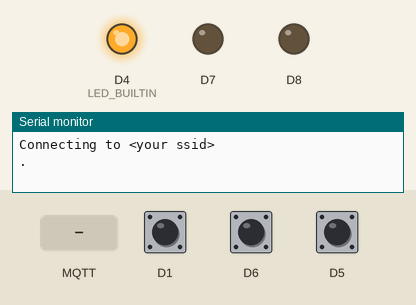
Recording of a sketch running on a simulated ESP8266 (NodeMCU). Parts: output pins drawn as LEDs (lit = HIGH, except the on-board LED, lit = LOW), the last lines printed to the serial monitor. The inputs (shaded band) are chosen by the test bench; at power-on: D1 HIGH, D6 HIGH, D5 HIGH. WiFi joins after 1.5 s; servers stay silent unless stated; no MQTT or app messages arrive unless stated.

Above: at 0.3 s.
At 3.2 s:
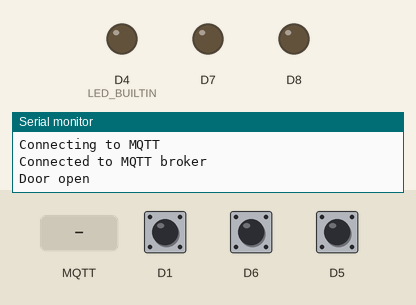
3.3 s: MQTT message "OPEN" arrives on the first subscribed topic
4.8 s: MQTT message "CLOSE" arrives on the first subscribed topic
6.3 s: MQTT message "STOP" arrives on the first subscribed topic
Timing chart, 0 to 9.3 s (numbered marks = the images above; inputs shaded):
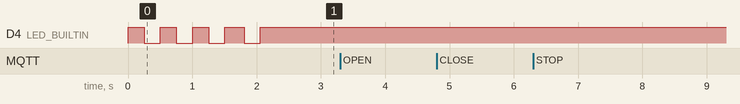

The sketch:

ChickCoopOpener.ino
```cpp
#include <ESP8266WiFi.h>
#include <PubSubClient.h>
#include <ArduinoJson.h>

#define TOPIC "chicken_coop"
#define DEFAULT_MAX_ENCODER_POS 10000

enum states {INITIALIZING, DOOR_OPENING, DOOR_OPEN, DOOR_CLOSING, DOOR_CLOSED, DOOR_STOPPED};

const char* ssid = "<your ssid>";
const char* password =  "<your wifi password>";
const char* clientName = "ChickenCoopClient";
const char* mqttServer = "<your mqtt server>";
const char* mqttUser = "<your mqqt user>";
const char* mqttPassword = "<your mqtt password>";
const int mqttPort = 1883;

states state;

volatile int encoderPos = 0;

WiFiClient espClient;
PubSubClient client(espClient);

void setup() {
  state = INITIALIZING;
  Serial.begin(115200);

  pinMode(LED_BUILTIN, OUTPUT);
  pinMode(D7, OUTPUT);
  pinMode(D8, OUTPUT);
  pinMode(D1, INPUT_PULLUP);
  pinMode(D5, INPUT_PULLUP);
  pinMode(D6, INPUT_PULLUP);

  attachInterrupt(digitalPinToInterrupt(D1), encoderISR, CHANGE);
  attachInterrupt(digitalPinToInterrupt(D5), reedClosedISR, CHANGE);
  attachInterrupt(digitalPinToInterrupt(D6), reedOpenISR, CHANGE);

  setupWifi();

  client.setServer(mqttServer, mqttPort);
  client.setCallback(callback);
  connectMQTT();

  encoderPos = 0;
}

void loop() {
  if (!client.connected())
    connectMQTT();

  if (state == INITIALIZING && digitalRead(D6) == HIGH) {
    state = DOOR_OPEN;
    client.publish("stat/" TOPIC, "open");
    Serial.println("Door open");
  }
  else if (state == INITIALIZING && digitalRead(D5) == HIGH) {
    state = DOOR_CLOSED;
    client.publish("stat/" TOPIC, "closed");
    Serial.println("Door closed");
  }
  else if (encoderPos < 0 && (state == DOOR_OPENING || state == DOOR_CLOSING)) {
    stopDoor();
    state = DOOR_STOPPED;
    client.publish("stat/" TOPIC, "stopped");
    Serial.println("Maximum distance exceeded. Door stopped");
  }

  client.loop();
}

void setupWifi() {
  client.publish("tele/" TOPIC "/LWT", (const uint8_t*) "offline", 7, true);

  Serial.println("");
  Serial.print("Connecting to ");
  Serial.println(ssid);

  WiFi.hostname(clientName);
  WiFi.mode(WIFI_STA);
  WiFi.begin(ssid, password);

  while (WiFi.status() != WL_CONNECTED) {
    digitalWrite(LED_BUILTIN, HIGH);
    Serial.print(".");
    delay(250);
    digitalWrite(LED_BUILTIN, LOW);
    delay(250);
  }

  digitalWrite(LED_BUILTIN, HIGH);
  Serial.println("");
  Serial.println("Connected to the WiFi network");
  Serial.println("IP address: ");
  Serial.println(WiFi.localIP());
}

void connectMQTT() {
  int retries = 0;

  Serial.println("Connecting to MQTT");

  while (!client.connected()) {
    if (retries < 1200) {
      digitalWrite(LED_BUILTIN, HIGH);
      delay(250);

      if (!client.connect(clientName, mqttUser, mqttPassword )) {
        Serial.print("MQTT connect failed with state ");
        Serial.println(client.state());
      }

      digitalWrite(LED_BUILTIN, LOW);
      retries++;
      delay(250);
    }
    else {
      ESP.restart();
    }
  }

  digitalWrite(LED_BUILTIN, HIGH);
  client.publish("tele/" TOPIC "/LWT", (const uint8_t*) "online", 6, true);
  client.subscribe("cmnd/" TOPIC);
  Serial.println("");
  Serial.println("Connected to MQTT broker");
}

// --------------- MOTOR Functions ---------------
void stopDoor() {
  digitalWrite(D7, LOW);
  digitalWrite(D8, LOW);
}

void closeDoor() {
 state = DOOR_CLOSING;
 digitalWrite(D7, HIGH);
 digitalWrite(D8, LOW);
 client.publish("stat/" TOPIC, "closing");
}

void openDoor() {
 state = DOOR_OPENING;
 digitalWrite(D7, LOW);
 digitalWrite(D8, HIGH);
 client.publish("stat/" TOPIC, "opening");
}

// ------------ Callbacks and ISRs -------------
void callback(char* topic, byte* payload, unsigned int length) {
  String strTopic = topic;
  Serial.print("Message arrived in topic: ");
  Serial.println(strTopic);

  payload[length] = '\0';
  String strPayload = String((char *) payload);
  Serial.println("Payload:");
  Serial.println(strPayload);
  Serial.println("-----------------------");

  StaticJsonDocument<256> doc;
  DeserializationError err = deserializeJson(doc, payload, length);

  if (err.code() == DeserializationError::Ok) {
    const char* action = doc["action"];

    if (action != NULL) {
      long maxPos = doc["max"] > 0 ? doc["max"] : DEFAULT_MAX_ENCODER_POS;

      if (strcmp(action, "OPEN") == 0 && state != DOOR_OPEN) {
        encoderPos = maxPos;
        openDoor();
      }
      else if (strcmp(action, "CLOSE") == 0 && state != DOOR_CLOSED) {
        encoderPos = maxPos;
        closeDoor();
      }
      else if (strcmp(action, "STOP") == 0) {
        stopDoor();
        state = DOOR_STOPPED;
        client.publish("stat/" TOPIC, "stopped");
        Serial.println("Door stopped");
        Serial.print("End encoderPos: ");
        Serial.println(encoderPos);
      }
    }
    else {
      Serial.println("Error action required");
    }
  }
  else {
    Serial.print("JSON deserialize failed with code ");
    Serial.println(err.code());
  }
}

ICACHE_RAM_ATTR void encoderISR() {
  --encoderPos;
}

ICACHE_RAM_ATTR void reedOpenISR() {
  if (state == DOOR_OPENING && digitalRead(D6) == HIGH) {
    stopDoor();
    state = DOOR_OPEN;
    client.publish("stat/" TOPIC, "open");
    Serial.println("Door open");
  }
}

ICACHE_RAM_ATTR void reedClosedISR() {
  if (state == DOOR_CLOSING && digitalRead(D5) == HIGH) {
    stopDoor();
    state = DOOR_CLOSED;
    client.publish("stat/" TOPIC, "closed");
    Serial.println("Door closed");
  }
}
```
